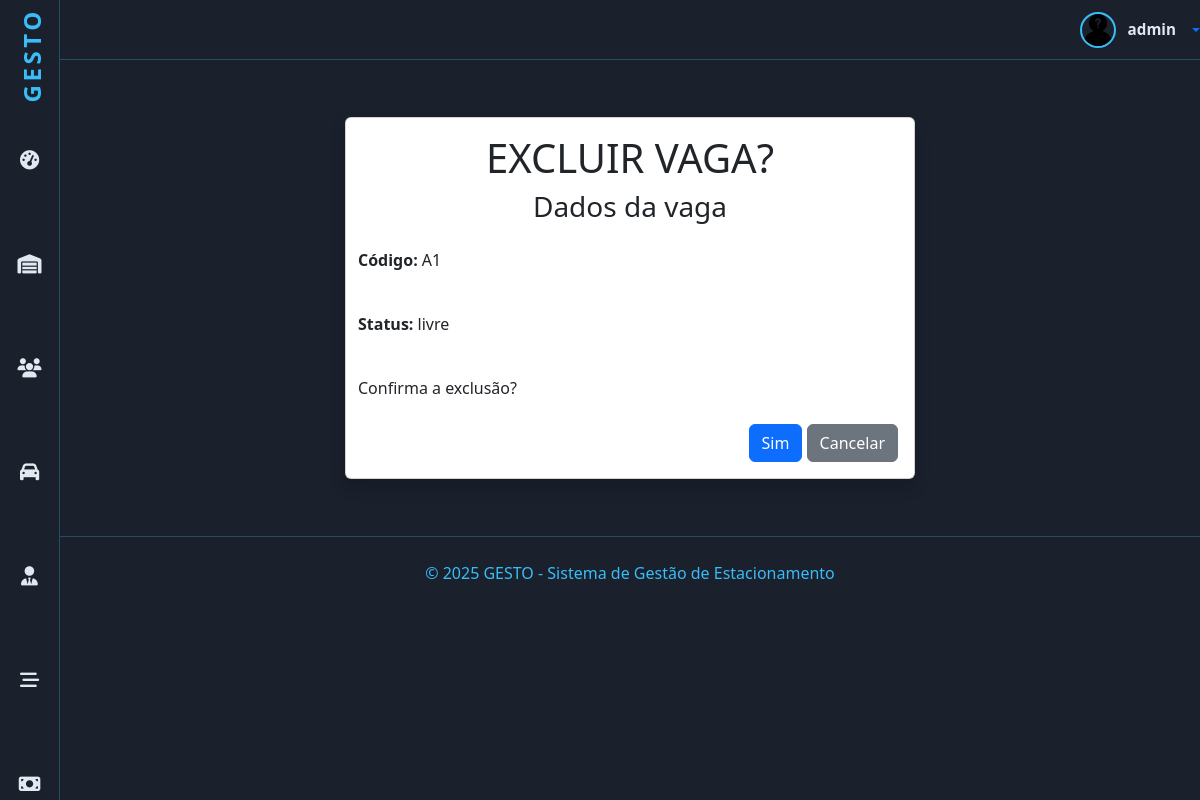
/vagas/1/apagar (signed in), run on an earlier commit of the app's database.
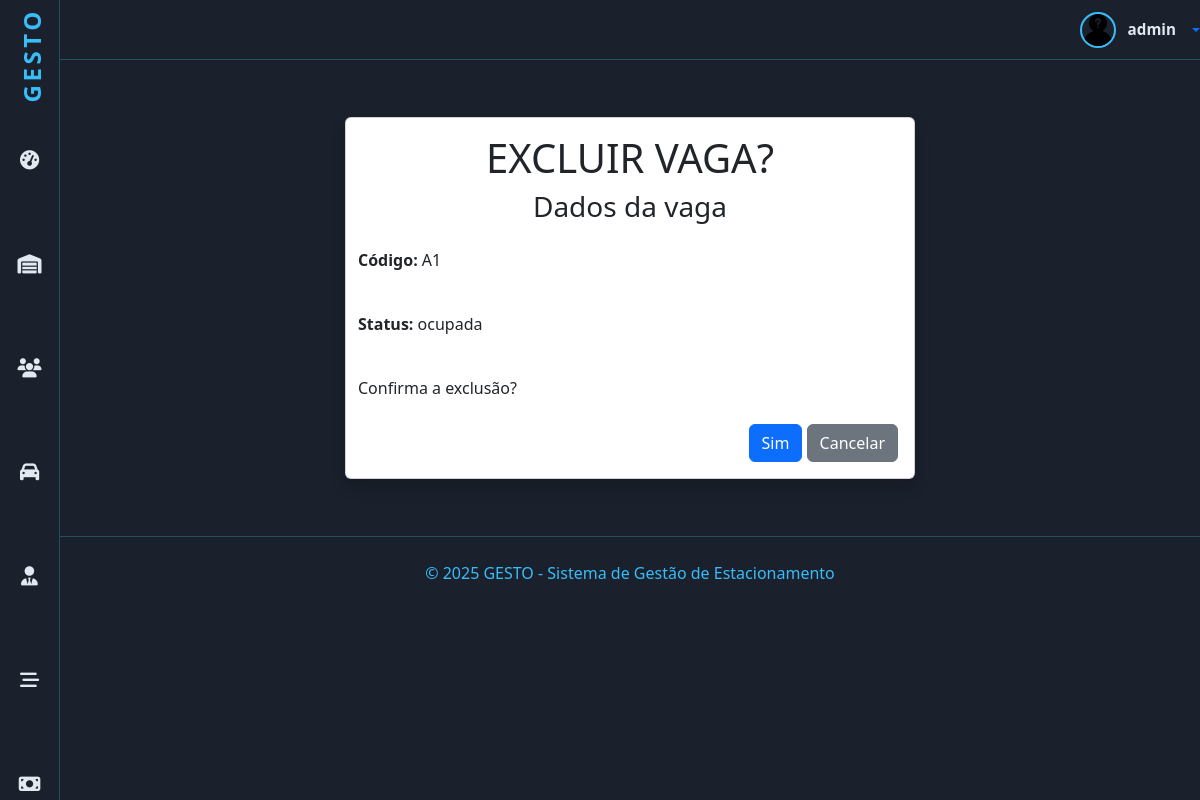
And on a later commit of the database.
### vagas/models.py (models this page shows, shortened)
class Vaga(models.Model):
    STATUS = (
        ('livre', 'Livre'),
        ('ocupada', 'Ocupada'),
        ('manutencao', 'Em manutenção'),
    )
    codigo = models.CharField('Código da Vaga', max_length=10, unique=True, help_text='Ex: A01, B12, etc.')
    status = models.CharField('Status', max_length=10, choices=STATUS, default='L')
    class Meta:
        verbose_name = 'Vaga'
        verbose_name_plural = 'Vagas'
        ordering = [Upper('codigo')]

### vagas/views.py (the view, shortened to what this page needs)
# urls.py: path('<int:pk>/apagar', VagaDeleteView.as_view(), name='vaga_apagar'),
class VagaDeleteView(PermissionRequiredMixin, SuccessMessageMixin, DeleteView):
    permission_required = 'vagas.delete_vaga'
    permission_denied_message = 'Excluir vaga'
    model = Vaga
    template_name = 'vaga_apagar.html'
    success_url = reverse_lazy('vagas')
    success_message = 'Vaga excluída com sucesso!'

### vagas/templates/vaga_apagar.html (shortened to what this page needs)
{% extends 'principal.html' %}
{% load django_bootstrap5 %}
{% block content %}
<div id="dados">
    <div class="card shadow m-3 col-md-6 mx-auto">
        <div class="card-body">
            <div class="row">
                <h1 class="text-center">EXCLUIR VAGA?</h1>
                <h3 class="text-center">Dados da vaga</h3>
                <p class="p-2 mt-2"><strong>Código: </strong>{{ object.codigo }}</p>
                <p class="p-2 mt-2"><strong>Status: </strong>{{ object.status }}</p>
                <p class="p-2 mt-2">Confirma a exclusão?</p>
                <form method="POST" enctype="multipart/form-data">
                    <div class="text-end">
                        {% bootstrap_button button_type="submit" content="Sim" %}
                        <a href="{% url 'vagas' %}" class="btn btn-secondary text-white" type="button">
                           <span class="text">Cancelar</span>
                        </a>
                    </div>
                </form>
            </div>
        </div>
    </div>
    </div>
{% endblock %}

What changed in the data, as far as the page shows it:
changed Vaga: status "livre" → "ocupada"
